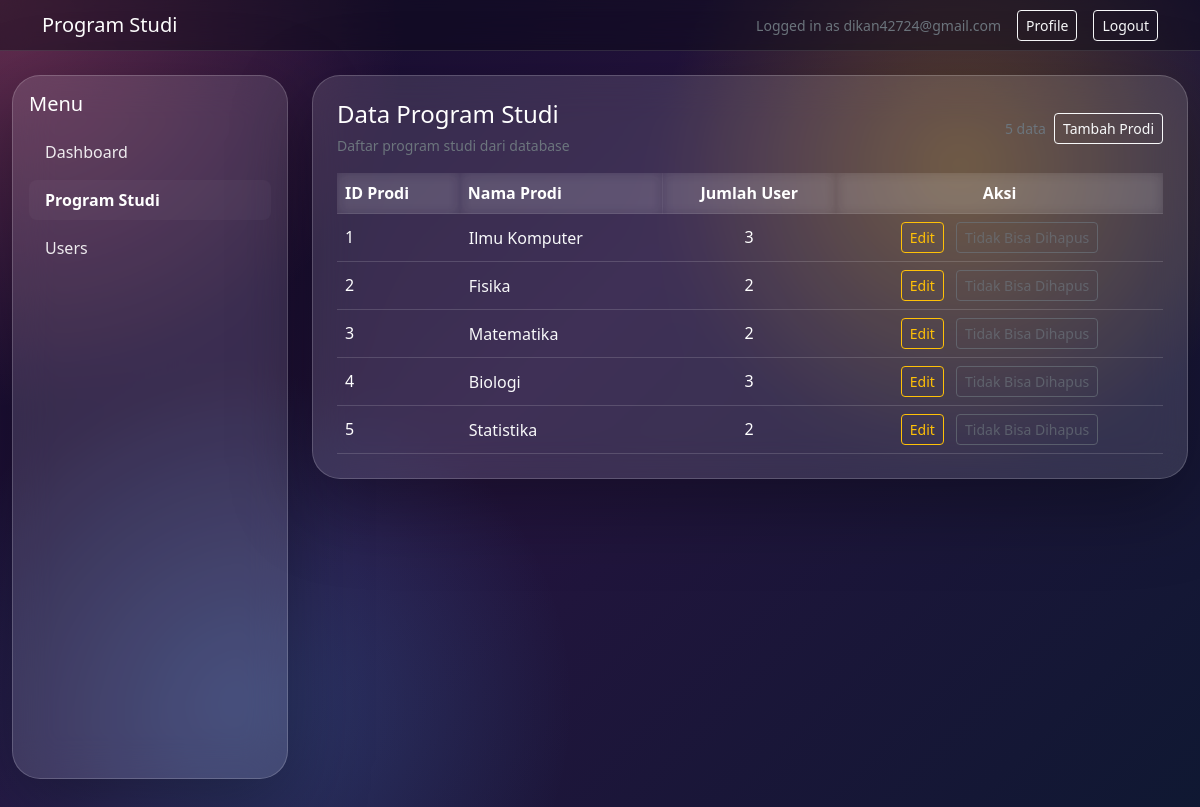
The page /program_studi.php (signed in) on the database as committed earlier.
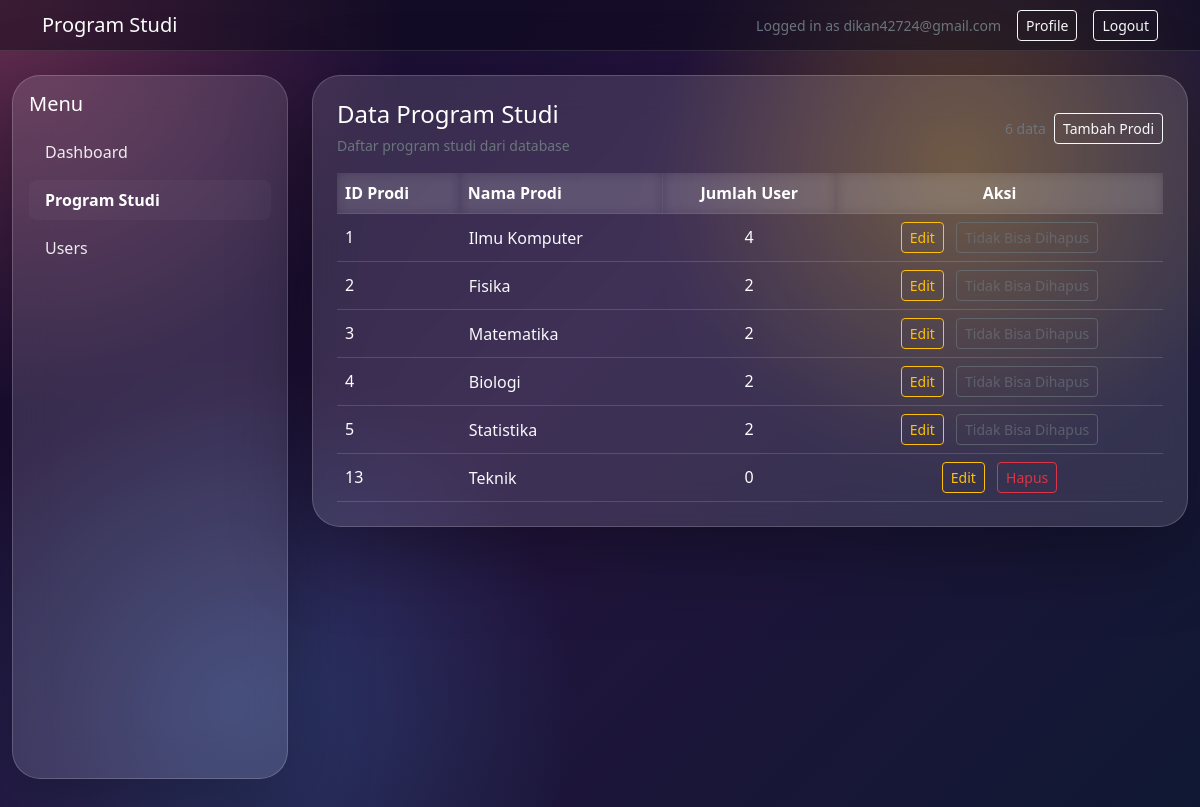
The same page on the database as committed later.
### tables this page shows
CREATE TABLE `prodi_tbl` (
  `prodi_id` int(11) NOT NULL,
  `nama_prodi` varchar(255) NOT NULL
);

### program_studi.php (the view, shortened to what this page needs)
<?php
$dbHost = 'localhost';
$dbUser = 'root';
$dbPassword = '';
$dbName = 'pemweb_db';
$email = $_SESSION['email'] ?? 'User';
$error = '';
$conn = new mysqli($dbHost, $dbUser, $dbPassword, $dbName);
$prodiList = [];
if ($error === '') {
	$prodiResult = $conn->query('SELECT p.prodi_id, p.nama_prodi, COUNT(u.user_id) AS user_count FROM prodi_tbl p LEFT JOIN user_tbl u ON u.prodi_id = p.prodi_id GROUP BY p.prodi_id, p.nama_prodi ORDER BY p.prodi_id ASC');
	if ($prodiResult) {
		while ($row = $prodiResult->fetch_assoc()) {
			$prodiList[] = $row;
		}
	}
}
?>
<!doctype html>
<html lang="en">
<head>
	<link rel="stylesheet" href="css/bootstrap.min.css">
</head>
<body>
	<nav class="navbar navbar-expand-lg navbar-dark" style="background: rgba(10, 10, 20, 0.45); backdrop-filter: blur(16px); border-bottom: 1px solid rgba(255, 255, 255, 0.12);">
		<div class="container">
			<span class="navbar-brand mb-0 h1">Program Studi</span>
			<div class="ms-auto d-flex align-items-center gap-3">
				<span class="text-secondary small">Logged in as <?php echo htmlspecialchars($email, ENT_QUOTES, 'UTF-8'); ?></span>
				<a href="profile.php" class="btn btn-outline-light btn-sm">Profile</a>
				<a href="dashboard.php?logout=1" class="btn btn-outline-light btn-sm">Logout</a>
			</div>
		</div>
	</nav>
	<main class="container-fluid py-4">
		<div class="row g-4">
			<aside class="col-12 col-md-3 mb-4">
				<div class="p-3 hero-glass sidebar">
					<h5 class="mb-3">Menu</h5>
					<ul class="nav flex-column">
						<li class="nav-item mb-2"><a class="nav-link" href="dashboard.php">Dashboard</a></li>
						<li class="nav-item mb-2"><a class="nav-link active" href="program_studi.php">Program Studi</a></li>
						<li class="nav-item mb-2"><a class="nav-link" href="user.php">Users</a></li>
					</ul>
				</div>
			</aside>
			<section class="col-12 col-md-9">
				<div class="row g-4">
					<div class="col-12">
						<div class="card hero-glass p-4 h-100">
							<div class="d-flex justify-content-between align-items-center mb-3">
								<div>
									<h4 class="mb-1">Data Program Studi</h4>
									<small class="text-secondary">Daftar program studi dari database</small>
								</div>
								<div class="d-flex align-items-center gap-2">
									<div class="text-secondary small"><?php echo count($prodiList); ?> data</div>
									<button type="button" class="btn btn-outline-light btn-sm" data-bs-toggle="modal" data-bs-target="#tambahProdiModal">Tambah Prodi</button>
								</div>
							</div>
							<div class="table-responsive">
								<table class="table table-glass align-middle mb-0">
									<thead>
										<tr>
											<th>ID Prodi</th>
											<th>Nama Prodi</th>
											<th class="text-center">Jumlah User</th>
											<th class="text-center">Aksi</th>
										</tr>
									</thead>
									<tbody>
										<?php if (count($prodiList) > 0): ?>
											<?php foreach ($prodiList as $prodi): ?>
												<tr>
													<td><?php echo htmlspecialchars($prodi['prodi_id'] ?? '', ENT_QUOTES, 'UTF-8'); ?></td>
													<td>
														<button type="button" class="btn btn-link text-light text-decoration-none p-0" style="cursor: pointer;" data-bs-toggle="modal" data-bs-target="#editProdiModal<?php echo htmlspecialchars($prodi['prodi_id'] ?? '', ENT_QUOTES, 'UTF-8'); ?>">
															<?php echo htmlspecialchars($prodi['nama_prodi'] ?? '', ENT_QUOTES, 'UTF-8'); ?>
														</button>
													</td>
													<td class="text-center"><?php echo htmlspecialchars((string)($prodi['user_count'] ?? '0'), ENT_QUOTES, 'UTF-8'); ?></td>
													<td class="text-center">
														<button type="button" class="btn btn-sm btn-outline-warning me-2" data-bs-toggle="modal" data-bs-target="#editProdiModal<?php echo htmlspecialchars($prodi['prodi_id'] ?? '', ENT_QUOTES, 'UTF-8'); ?>">Edit</button>
														<?php if ((int)($prodi['user_count'] ?? 0) > 0): ?>
															<button type="button" class="btn btn-sm btn-outline-secondary" disabled title="Program studi ini masih digunakan oleh data user">Tidak Bisa Dihapus</button>
														<?php else: ?>
															<a href="program_studi.php?delete=<?php echo htmlspecialchars($prodi['prodi_id'] ?? '', ENT_QUOTES, 'UTF-8'); ?>" class="btn btn-sm btn-outline-danger" onclick="return confirm('Apakah Anda yakin ingin menghapus program studi ini?');">Hapus</a>
														<?php endif; ?>
													</td>
												</tr>
											<?php endforeach; ?>
										<?php else: ?>
											<tr>
												<td colspan="4" class="text-center text-secondary py-4">Belum ada data program studi.</td>
											</tr>
										<?php endif; ?>
									</tbody>
								</table>
							</div>
						</div>
					</div>
				</div>
			</section>
		</div>
	</main>
</body>
</html>

Rows that differ between the two databases and show on the page:
computed for prodi_tbl "Ilmu Komputer": user_count "3" → "4"
computed for prodi_tbl "Biologi": user_count "3" → "2"
added prodi_tbl: prodi_id "13", nama_prodi "Teknik", user_count "0"
Other text that changed with them:
count($prodiList): "5" → "6"
